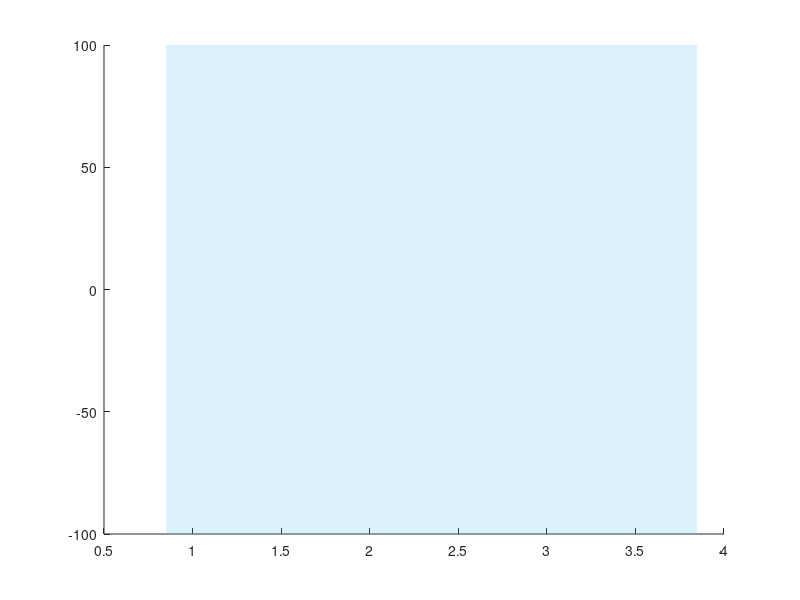

Here is the MATLAB script that generated this plot: (Note: this script raises an error after producing the figure.)
clear all; close all;
w_window = 1600;
h_window = 800;

linewidth = 6;
plot_patch = 1;
plot_IP = 1;   %modify here for plotting NIP and ref or IP and NIP
plot_sim = 1;

fontsize = 27;

color_patch = [0 0.4 1];%color_NIP;%[0.6 0.6 0.6];
color_NIP = [0 0 0];

antenna_type = '1BY2';

Legend = [];



figure;
hold on
set(gcf,'position',[[20, 20], w_window, h_window]);

fill([0.85, 3.85, 3.85, 0.85],[-100,-100,100,100], [0.3010 0.7450 0.9330], 'LineStyle', 'none', 'FaceAlpha', 0.2, 'Handlevisibility', 'off');
x_line_l = xline(0.85, '--', 'LineWidth', linewidth-2, 'HandleVisibility', 'off', 'Color', 'black');
x_line_l.LabelVerticalAlignment = 'bottom';
x_line_l.LabelHorizontalAlignment = 'left';
text(0.94, -19, '850 MHz', 'rotation', 90, 'fontsize', fontsize);

x_line_h = xline(3.85, '--', [num2str(3850),' MHz'], 'LineWidth', linewidth-2, 'FontSize', fontsize, 'HandleVisibility', 'off', 'Color', 'black');
x_line_h.LabelVerticalAlignment = 'bottom';
x_line_h.LabelHorizontalAlignment = 'left';

text(2.05, -26.8, 'TM_1_0', 'fontsize', fontsize - 3, 'fontweight', 'bold');
text(2.55, -30, 'TM_0_2', 'fontsize', fontsize - 3, 'fontweight', 'bold');
text(3.95, -15, 'TM_1_2', 'fontsize', fontsize - 3);

if plot_patch
    data = csvread([antenna_type, '_', 'PATCH.csv'], 3, 0);  
    plot(data(:, 1) / 1e9, min(0, data(:, 2)), 'LineWidth', linewidth, 'Color', color_patch);
    Legend = [Legend; "Patch reference (measured)"];
    
    if plot_sim
        data = csvread([antenna_type, '_', 'PATCH_sim.csv'], 3, 0);  
        plot(data(:, 1), data(:, 2), 'LineWidth', linewidth, 'Color', color_patch, 'Linestyle', ':');
        Legend = [Legend; "Patch reference (simulated)"];
    end

    set(gcf,'position',[[20, 20], w_window, h_window]);

end

data = csvread([antenna_type, '.csv'], 3, 0);  
plot(data(:, 1) / 1e9, data(:, 2), 'LineWidth', linewidth, 'Color', color_NIP);

Legend = [Legend; sprintf('NIP FPRFS patch (measured)')];

hold on

if plot_sim
    data = csvread([antenna_type, '_sim' '.csv'], 1, 0);
    plot(data(:, 1), data(:, 2), 'LineWidth', linewidth, 'Color', color_NIP, 'Linestyle', ':');
    Legend = [Legend; "NIP FPRFS patch (simulated)"];
end


%title(['S11 plot for ', antenna_type], 'Interpreter', 'none', 'FontSize', 15)

if plot_IP
    data = csvread([antenna_type, '_', 'IP.csv'], 3, 0);  
    plot(data(:, 1) / 1e9, min(0, data(:, 2)), 'LineWidth', linewidth, 'Color', 'red');
    Legend = [Legend; "IP FPRFS patch (measured)"];
    
    if plot_sim
        data = csvread([antenna_type, '_', 'IP_sim.csv'], 3, 0);  
        plot(data(:, 1), data(:, 2), 'LineWidth', linewidth, 'Color', 'red', 'Linestyle', ':');
        Legend = [Legend; "IP FPRFS patch (simulated)"];
    end

    set(gcf,'position',[[20, 20], w_window, h_window]);
    
end


if strcmp(antenna_type, '2BY3')
%     x_measured = xline(2.12, '--', [num2str(2.12),' GHz'], 'LineWidth', linewidth, 'FontSize', 15, 'HandleVisibility', 'off', 'Color', 'black');
%     x_measured.LabelVerticalAlignment = 'bottom';
%     x_measured.LabelHorizontalAlignment = 'left';
%     
%     if plot_patch%2.55
%         x_simulated = xline(2.22, '--', [num2str(2.22),' GHz'], 'LineWidth', linewidth, 'FontSize', 15, 'HandleVisibility', 'off', 'Color', 'red');
%         x_simulated.LabelVerticalAlignment = 'bottom';
%         x_simulated.LabelHorizontalAlignment = 'left';
%     elseif plot_IP
%         x_simulated = xline(2.22, '--', [num2str(2.22),' GHz'], 'LineWidth', linewidth, 'FontSize', 15, 'HandleVisibility', 'off', 'Color', 'red');
%         x_simulated.LabelVerticalAlignment = 'bottom';
%         x_simulated.LabelHorizontalAlignment = 'right';
%     end
%     
%     title(sprintf('Comparison between FPRFS emulated and conventional reference patch antennas (1by2-2-1)'));
% elseif strcmp(antenna_type, '3BY3')
%     x_measured = xline(1.45, '--', [num2str(1.45),' GHz'], 'LineWidth', linewidth, 'FontSize', 15, 'HandleVisibility', 'off', 'Color', 'black');
%     x_measured.LabelVerticalAlignment = 'bottom';
%     
%     if plot_patch%1.36
%         x_simulated = xline(1.3, '--', [num2str(1.3),' GHz'], 'LineWidth', linewidth, 'FontSize', 15, 'HandleVisibility', 'off', 'Color', 'red');
%         x_simulated.LabelVerticalAlignment = 'bottom';
%         x_simulated.LabelHorizontalAlignment = 'left';
%     elseif plot_IP
%         x_simulated = xline(1.3, '--', [num2str(1.3),' GHz'], 'LineWidth', linewidth, 'FontSize', 15, 'HandleVisibility', 'off', 'Color', 'red');
%         x_simulated.LabelVerticalAlignment = 'bottom';
%         x_simulated.LabelHorizontalAlignment = 'left';
%     end
    
    %title(sprintf('Comparison between FPRFS emulated and conventional reference patch antennas (1by2-2-1)'));

end

if plot_IP
    %title(sprintf('Comparison between FPRFS emulated patch antennas with different SMA polarities (1by2-2-1)'));
    %title(sprintf('S11 of reference patch antenna and FPRFS emulated antennas with NIP and IP feeders'));
end

legend(Legend, 'FontSize', fontsize, 'Location', 'southwest');
ylim([-35,0]);

set(gca, 'FontSize', fontsize);
xlabel('Frequency (GHz)', 'FontSize', fontsize);
ylabel('|S11| (dB)', 'FontSize', fontsize);
grid on


